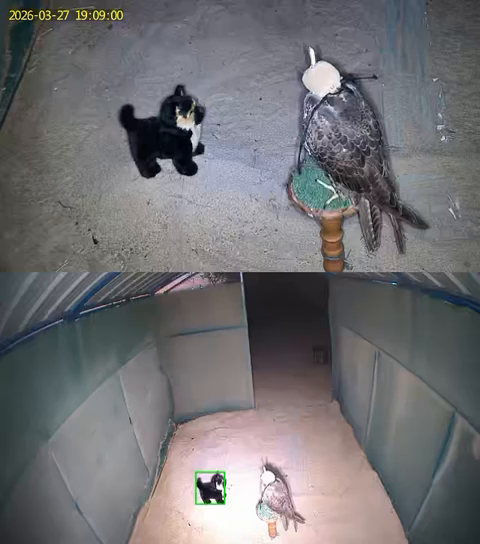
#> input picture frame 32 of raw_videos/train/2-Dog indoor night with lights on.mp4, 480 x 544 px
$ python 1_extract.py
#> lines starting #> are read from the running program, lines starting #| are printed output that depends on the picture
import cv2
import os
import glob

def process_video_folder(input_folder, output_folder, frame_rate=30):
#> called with input_folder = 'raw_videos\\train', output_folder = 'dataset\\images\\train', frame_rate = 30
    search_path = os.path.join(input_folder, "*.mp4")
    videos = glob.glob(search_path)

    if not videos:
        print(f"No videos found in {input_folder}")
        return

    for video_path in videos:
        video_name = os.path.basename(video_path).split('.')[0]
        cap = cv2.VideoCapture(video_path)
        count = 0
        saved_count = 0

        print(f"Processing: {video_name}...")

        while cap.isOpened():
            ret, frame = cap.read()
#> frame is the input picture: shape (544, 480, 3); mean B, G, R 115, 112.2, 113.1
            if not ret: break

            if count % frame_rate == 0:
                height, width, _ = frame.shape
#> height = 544; width = 480

                # Split the stacked camera views
                top_half = frame[0:height//2, 0:width]
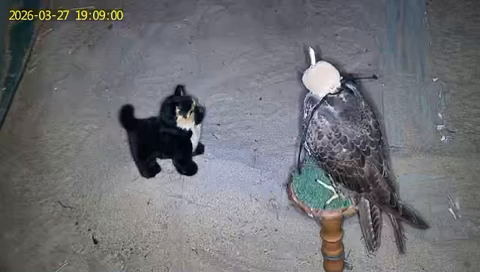
#> top_half: shape (272, 480, 3); mean B, G, R 116.6, 112.5, 111.7
                bot_half = frame[height//2:height, 0:width]
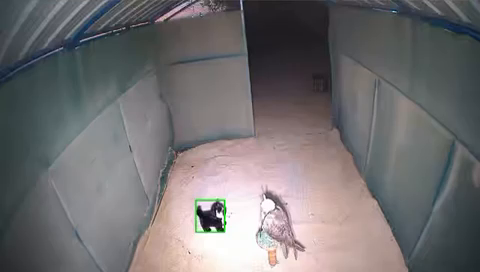
#> bot_half: shape (272, 480, 3); mean B, G, R 113.4, 111.9, 114.5

                top_filename = os.path.join(output_folder, f"{video_name}_f{saved_count}_top.jpg")
                bot_filename = os.path.join(output_folder, f"{video_name}_f{saved_count}_bot.jpg")

                cv2.imwrite(top_filename, top_half)
                cv2.imwrite(bot_filename, bot_half)
                saved_count += 1

            count += 1
        cap.release()
        print(f"  -> Saved {saved_count * 2} separate images.")

if __name__ == '__main__':
    print("--- Extracting Training Videos ---")
    process_video_folder(r"raw_videos\train", r"dataset\images\train", frame_rate=30)

    print("\n--- Extracting Validation Videos ---")
    process_video_folder(r"raw_videos\val", r"dataset\images\val", frame_rate=30)

    print("\nExtraction complete! Now you are ready to annotate.")

$ run again, starting later in the video
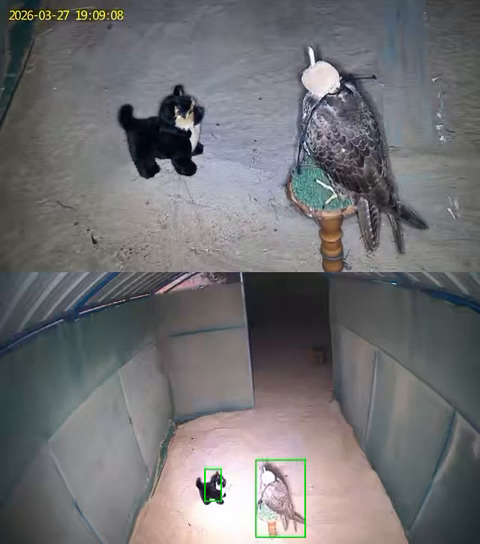
#> input picture frame 147 of raw_videos/train/2-Dog indoor night with lights on.mp4, 480 x 544 px
#> in process_video_folder, frame is the input picture: shape (544, 480, 3); mean B, G, R 115, 112.7, 113.4
#> in process_video_folder, `top_half = frame[0:height//2, 0:width]`:
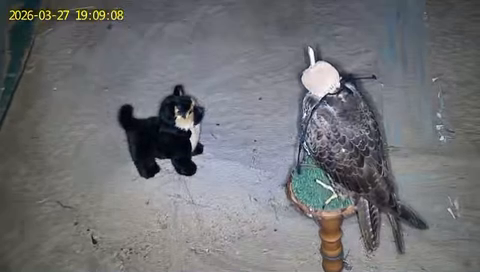
#> top_half: shape (272, 480, 3); mean B, G, R 117, 113.4, 112.6
#> in process_video_folder, `bot_half = frame[height//2:height, 0:width]`:
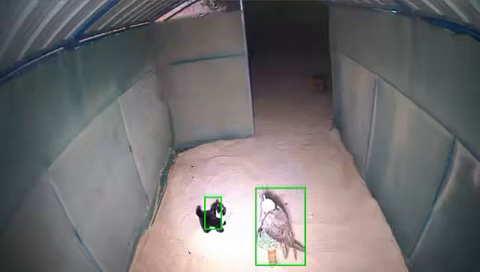
#> bot_half: shape (272, 480, 3); mean B, G, R 112.9, 112.1, 114.2

$ run again, starting later in the video
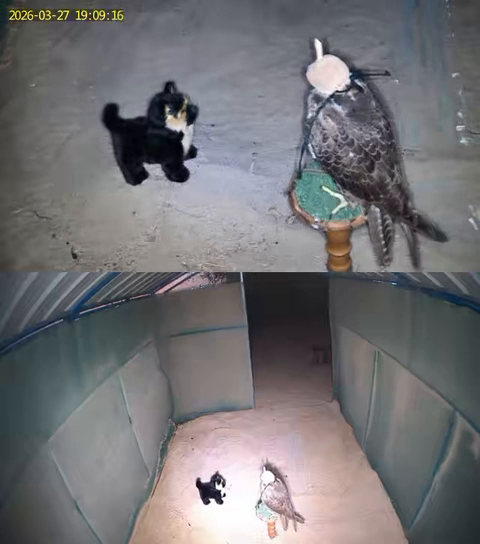
#> input picture frame 262 of raw_videos/train/2-Dog indoor night with lights on.mp4, 480 x 544 px
#> in process_video_folder, frame is the input picture: shape (544, 480, 3); mean B, G, R 116.4, 113.7, 114.6
#> in process_video_folder, `top_half = frame[0:height//2, 0:width]`:
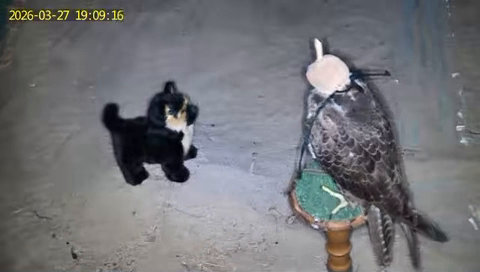
#> top_half: shape (272, 480, 3); mean B, G, R 119.3, 115.5, 114.8
#> in process_video_folder, `bot_half = frame[height//2:height, 0:width]`:
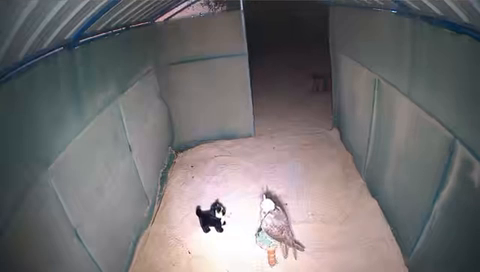
#> bot_half: shape (272, 480, 3); mean B, G, R 113.5, 112, 114.5
